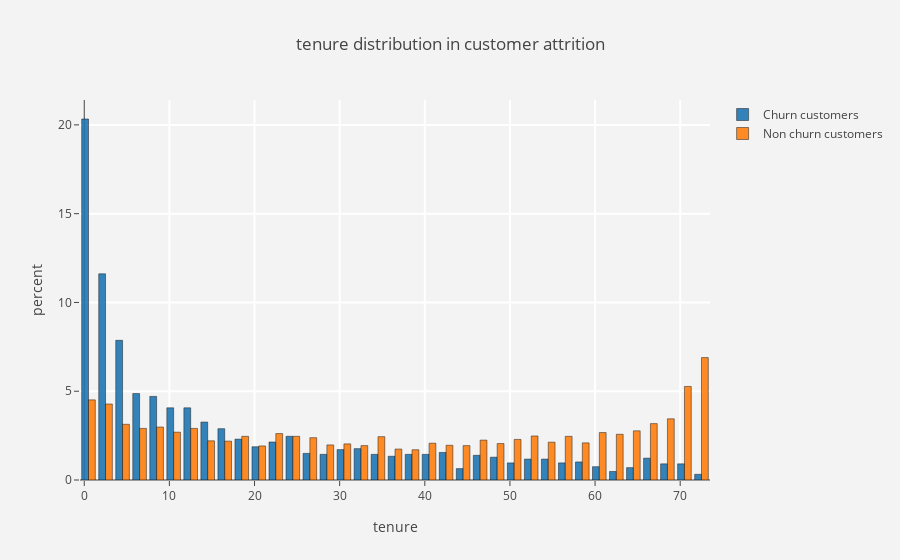
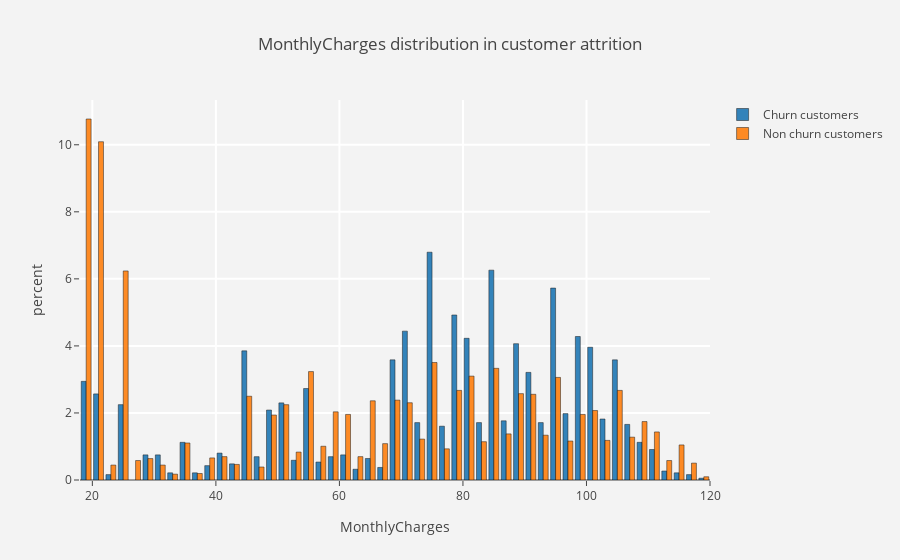
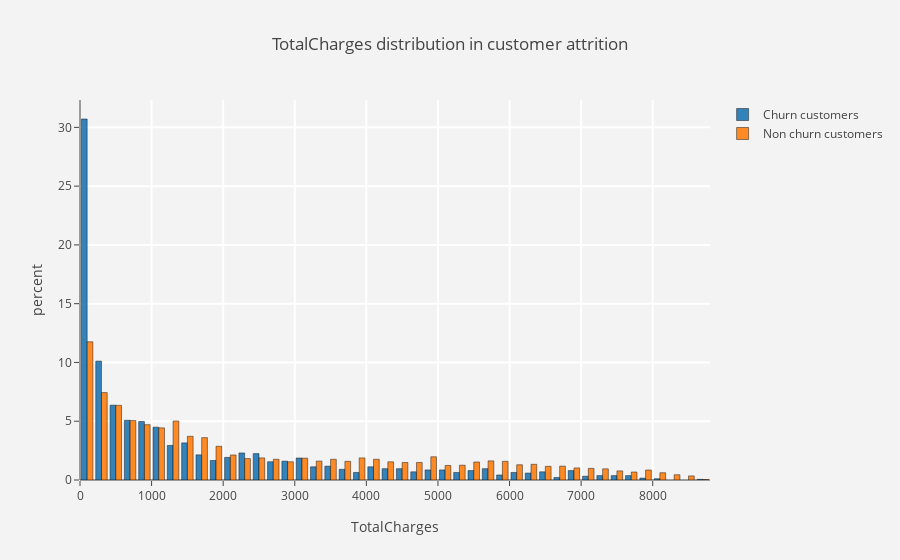
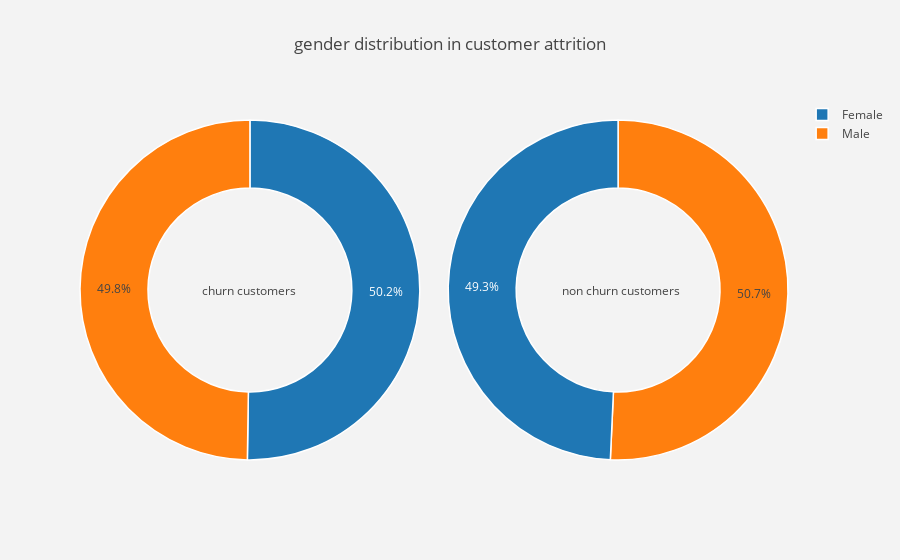

Notebook code cell kept with these figures, in order:
### Markdown cell above
### 3.2 Variables distribution in customer attrition

### Code cell
# function for pie plot for churn and not churn customers
def pie_plot(column):
    trace1 = go.Pie(labels = churn[column].value_counts().keys().tolist(),
                    values = churn[column].value_counts().values.tolist(),
                    hoverinfo = "label+value+name",
                    hole = 0.6,
                    domain = dict(x=[0,.48]),
                    marker= dict(line=dict(color='white', width=1.5)),
                    name = "Churn Customers")
    
    trace2 = go.Pie(labels = not_churn[column].value_counts().keys().tolist(),
                    values = not_churn[column].value_counts().values.tolist(),
                    hoverinfo = 'label+value+name',
                    name = "Non Churn Customers",
                    hole = 0.6,
                    domain = dict(x=[0.52,1]),
                    marker= dict(line=dict(color='white', width=1.5))
                    )
    
    layout = go.Layout(dict(title = column+" distribution in customer attrition",
                            plot_bgcolor = "rgb(243,243,243)",
                            paper_bgcolor = "rgb(243,243,243)",
                            annotations = [dict(text = "churn customers",
                                                font = dict(size=12),
                                                showarrow = False,
                                                x = 0.17, y = 0.5),
                                           dict(text = "non churn customers",
                                                font = dict(size=12),
                                                showarrow = False,
                                                 x = 0.85, y = 0.5)]))
    data = [trace1,trace2]
    figure = go.Figure(data = data, layout = layout)
    py.iplot(figure)
    

# function for histogram plot for numerical column types
def hist_plot(column):
    trace1 = go.Histogram(x=churn[column],
                          histnorm = "percent",
                          name = "Churn customers",
                          marker = dict(line = dict(color="black", width=0.5)),
                          opacity = 0.9)
    
    trace2 = go.Histogram(x=not_churn[column],
                          histnorm = "percent",
                          name = "Non churn customers",
                          marker = dict(line = dict(color="black", width=0.5)),
                          opacity = 0.9)
    
    layout = go.Layout(dict(title= column+" distribution in customer attrition",
                            plot_bgcolor = "rgb(243,243,243)",
                            paper_bgcolor = "rgb(243,243,243)",
                            xaxis = dict(gridcolor = 'rgb(255, 255, 255)',
                                             title = column,
                                             zerolinewidth=1,
                                             ticklen=5,
                                             gridwidth=2),
                            yaxis = dict(gridcolor = 'rgb(255, 255, 255)',
                                             title = "percent",
                                             zerolinewidth=1,
                                             ticklen=5,
                                             gridwidth=2)))
    data = [trace1, trace2]
    fig = go.Figure(data = data, layout = layout)
    py.iplot(fig)


#function for scatter plot matrix for numerical columns in telecom
def scatter_matrix(df):
    
    classes = df['Churn'].unique().tolist()
    class_code = {classes[k] : k for k in range(len(classes))}
    color_vals = [class_code[val] for val in df['Churn']]
    
    pl_colorscale = "Portland"
    
    text = [df.loc[k,'Churn'] for k in range(len(df))]
    
    trace = go.Splom(dimensions = [dict(label='tenure', values=df['tenure']),
                                   dict(label = 'MonthlyCharges', values=df['MonthlyCharges']),
                                   dict(label = 'TotalCharges', values=df['TotalCharges'])],
                     text = text,
                     marker = dict(color = color_vals,
                                   colorscale = pl_colorscale,
                                   size = 3,
                                   showscale = False,
                                   line = dict(width = .1,
                                               color='rgb(230,230,230)'
                                              )
                                  )
                    )
    axis = dict(showline  = True,
                zeroline  = False,
                gridcolor = "#fff",
                ticklen   = 4
               )
    
    layout = go.Layout(dict(title  = 
                            "Scatter plot matrix for Numerical columns for customer attrition",
                            autosize = False,
                            height = 800,
                            width  = 800,
                            dragmode = "select",
                            hovermode = "closest",
                            plot_bgcolor  = 'rgba(240,240,240, 0.95)',
                            xaxis1 = dict(axis),
                            yaxis1 = dict(axis),
                            xaxis2 = dict(axis),
                            yaxis2 = dict(axis),
                            xaxis3 = dict(axis),
                            yaxis3 = dict(axis),
                           ))
    
    data = [trace]
    fig = go.Figure(data = data, layout = layout)
    py.iplot(fig)

for col in num_col:
    hist_plot(col)
    
for col in cat_col:
    pie_plot(col)
    

scatter_matrix(telecom)

### Figure 1 — Plotly figure (JSON) as saved in the notebook; plotly's stock layout.template omitted (floating-point values rounded to 4 significant figures; data arrays with more than 128 entries replaced by an {"elided": "..."} marker saying what was removed)
{"data": [{"histnorm": "percent", "marker": {"line": {"color": "black", "width": 0.5}}, "name": "Churn customers", "opacity": 0.9, "type": "histogram", "uid": "7ec32d04-f86c-40fc-99a1-3151bd1d0391", "x": {"elided": "1869 int values"}}, {"histnorm": "percent", "marker": {"line": {"color": "black", "width": 0.5}}, "name": "Non churn customers", "opacity": 0.9, "type": "histogram", "uid": "bb8e5a0e-096b-4f77-8c59-04dbc01b3b4c", "x": {"elided": "5163 int values"}}], "layout": {"paper_bgcolor": "rgb(243,243,243)", "plot_bgcolor": "rgb(243,243,243)", "title": {"text": "tenure distribution in customer attrition"}, "xaxis": {"gridcolor": "rgb(255, 255, 255)", "gridwidth": 2, "ticklen": 5, "title": {"text": "tenure"}, "zerolinewidth": 1}, "yaxis": {"gridcolor": "rgb(255, 255, 255)", "gridwidth": 2, "ticklen": 5, "title": {"text": "percent"}, "zerolinewidth": 1}}}

### Figure 2 — Plotly figure (JSON) as saved in the notebook; plotly's stock layout.template omitted (floating-point values rounded to 4 significant figures; data arrays with more than 128 entries replaced by an {"elided": "..."} marker saying what was removed)
{"data": [{"histnorm": "percent", "marker": {"line": {"color": "black", "width": 0.5}}, "name": "Churn customers", "opacity": 0.9, "type": "histogram", "uid": "6662f82d-1409-4cfa-b6bc-02b44bd4ffec", "x": {"elided": "1869 float values"}}, {"histnorm": "percent", "marker": {"line": {"color": "black", "width": 0.5}}, "name": "Non churn customers", "opacity": 0.9, "type": "histogram", "uid": "ba4437d2-e02a-4e31-880e-f8672b3cd385", "x": {"elided": "5163 float values"}}], "layout": {"paper_bgcolor": "rgb(243,243,243)", "plot_bgcolor": "rgb(243,243,243)", "title": {"text": "MonthlyCharges distribution in customer attrition"}, "xaxis": {"gridcolor": "rgb(255, 255, 255)", "gridwidth": 2, "ticklen": 5, "title": {"text": "MonthlyCharges"}, "zerolinewidth": 1}, "yaxis": {"gridcolor": "rgb(255, 255, 255)", "gridwidth": 2, "ticklen": 5, "title": {"text": "percent"}, "zerolinewidth": 1}}}

### Figure 3 — Plotly figure (JSON) as saved in the notebook; plotly's stock layout.template omitted (floating-point values rounded to 4 significant figures; data arrays with more than 128 entries replaced by an {"elided": "..."} marker saying what was removed)
{"data": [{"histnorm": "percent", "marker": {"line": {"color": "black", "width": 0.5}}, "name": "Churn customers", "opacity": 0.9, "type": "histogram", "uid": "365e24f8-5fc0-4839-8a32-07272d84645f", "x": {"elided": "1869 float values"}}, {"histnorm": "percent", "marker": {"line": {"color": "black", "width": 0.5}}, "name": "Non churn customers", "opacity": 0.9, "type": "histogram", "uid": "c12e7ee6-8e6a-4fa5-94b7-86f3a9127a7c", "x": {"elided": "5163 float values"}}], "layout": {"paper_bgcolor": "rgb(243,243,243)", "plot_bgcolor": "rgb(243,243,243)", "title": {"text": "TotalCharges distribution in customer attrition"}, "xaxis": {"gridcolor": "rgb(255, 255, 255)", "gridwidth": 2, "ticklen": 5, "title": {"text": "TotalCharges"}, "zerolinewidth": 1}, "yaxis": {"gridcolor": "rgb(255, 255, 255)", "gridwidth": 2, "ticklen": 5, "title": {"text": "percent"}, "zerolinewidth": 1}}}

### Figure 4 — Plotly figure (JSON) as saved in the notebook; plotly's stock layout.template omitted (floating-point values rounded to 4 significant figures)
{"data": [{"domain": {"x": [0, 0.48]}, "hole": 0.6, "hoverinfo": "label+value+name", "labels": ["Female", "Male"], "marker": {"line": {"color": "white", "width": 1.5}}, "name": "Churn Customers", "type": "pie", "uid": "90c3d341-4419-4259-b421-c757be967273", "values": [939, 930]}, {"domain": {"x": [0.52, 1]}, "hole": 0.6, "hoverinfo": "label+value+name", "labels": ["Male", "Female"], "marker": {"line": {"color": "white", "width": 1.5}}, "name": "Non Churn Customers", "type": "pie", "uid": "f9f57161-49df-4b73-bd10-30f4c811c6aa", "values": [2619, 2544]}], "layout": {"annotations": [{"font": {"size": 12}, "showarrow": false, "text": "churn customers", "x": 0.17, "y": 0.5}, {"font": {"size": 12}, "showarrow": false, "text": "non churn customers", "x": 0.85, "y": 0.5}], "paper_bgcolor": "rgb(243,243,243)", "plot_bgcolor": "rgb(243,243,243)", "title": {"text": "gender distribution in customer attrition"}}}
